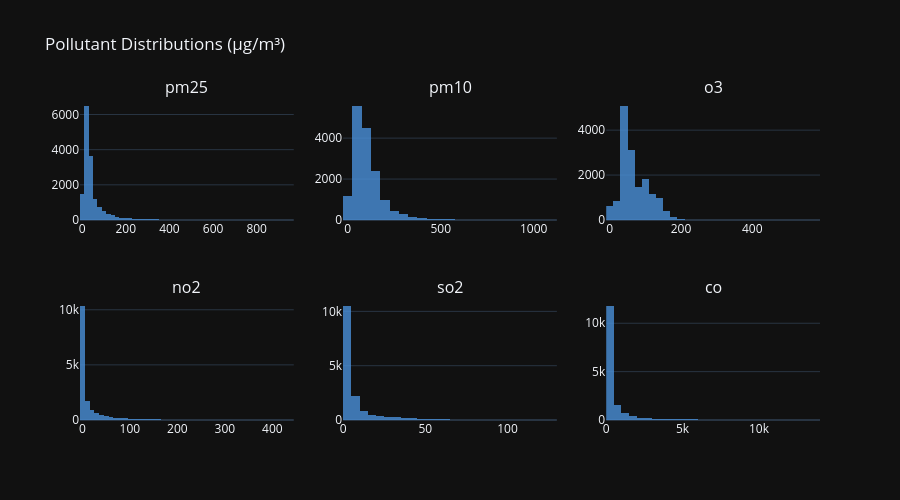

The cell this chart's notebook holds for it:
### Markdown cell above
## 9. Pollutant Distributions

### Code cell
pollutants = [c for c in ['pm25', 'pm10', 'o3', 'no2', 'so2', 'co'] if c in df.columns]
fig = make_subplots(rows=2, cols=3, subplot_titles=pollutants)
for i, p in enumerate(pollutants):
    r, c = i // 3 + 1, i % 3 + 1
    fig.add_trace(go.Histogram(x=df[p].dropna(), name=p, nbinsx=50,
                               marker_color='#4a90d9', opacity=0.8), row=r, col=c)
fig.update_layout(title='Pollutant Distributions (µg/m³)',
                  template='plotly_dark', showlegend=False, height=500)
save_plotly(fig, 'pollutant_distributions', height=500)
fig.show()
print('Note: PM2.5 and PM10 are right-skewed → log(x+1) transform is applied before training')

### Figure 1 — Plotly figure (JSON) as saved in the notebook; plotly's stock layout.template omitted (floating-point values rounded to 4 significant figures; data arrays with more than 128 entries replaced by an {"elided": "..."} marker saying what was removed)
{"data": [{"marker": {"color": "#4a90d9"}, "name": "pm25", "nbinsx": 50, "opacity": 0.8, "type": "histogram", "x": {"elided": "15777 float values"}, "xaxis": "x", "yaxis": "y"}, {"marker": {"color": "#4a90d9"}, "name": "pm10", "nbinsx": 50, "opacity": 0.8, "type": "histogram", "x": {"elided": "15777 float values"}, "xaxis": "x2", "yaxis": "y2"}, {"marker": {"color": "#4a90d9"}, "name": "o3", "nbinsx": 50, "opacity": 0.8, "type": "histogram", "x": {"elided": "15777 float values"}, "xaxis": "x3", "yaxis": "y3"}, {"marker": {"color": "#4a90d9"}, "name": "no2", "nbinsx": 50, "opacity": 0.8, "type": "histogram", "x": {"elided": "15777 float values"}, "xaxis": "x4", "yaxis": "y4"}, {"marker": {"color": "#4a90d9"}, "name": "so2", "nbinsx": 50, "opacity": 0.8, "type": "histogram", "x": {"elided": "15777 float values"}, "xaxis": "x5", "yaxis": "y5"}, {"marker": {"color": "#4a90d9"}, "name": "co", "nbinsx": 50, "opacity": 0.8, "type": "histogram", "x": {"elided": "15777 float values"}, "xaxis": "x6", "yaxis": "y6"}], "layout": {"annotations": [{"font": {"size": 16}, "showarrow": false, "text": "pm25", "x": 0.1444, "xanchor": "center", "xref": "paper", "y": 1, "yanchor": "bottom", "yref": "paper"}, {"font": {"size": 16}, "showarrow": false, "text": "pm10", "x": 0.5, "xanchor": "center", "xref": "paper", "y": 1, "yanchor": "bottom", "yref": "paper"}, {"font": {"size": 16}, "showarrow": false, "text": "o3", "x": 0.8556, "xanchor": "center", "xref": "paper", "y": 1, "yanchor": "bottom", "yref": "paper"}, {"font": {"size": 16}, "showarrow": false, "text": "no2", "x": 0.1444, "xanchor": "center", "xref": "paper", "y": 0.375, "yanchor": "bottom", "yref": "paper"}, {"font": {"size": 16}, "showarrow": false, "text": "so2", "x": 0.5, "xanchor": "center", "xref": "paper", "y": 0.375, "yanchor": "bottom", "yref": "paper"}, {"font": {"size": 16}, "showarrow": false, "text": "co", "x": 0.8556, "xanchor": "center", "xref": "paper", "y": 0.375, "yanchor": "bottom", "yref": "paper"}], "height": 500, "showlegend": false, "title": {"text": "Pollutant Distributions (µg/m³)"}, "xaxis": {"anchor": "y", "domain": [0, 0.2889]}, "xaxis2": {"anchor": "y2", "domain": [0.3556, 0.6444]}, "xaxis3": {"anchor": "y3", "domain": [0.7111, 1]}, "xaxis4": {"anchor": "y4", "domain": [0, 0.2889]}, "xaxis5": {"anchor": "y5", "domain": [0.3556, 0.6444]}, "xaxis6": {"anchor": "y6", "domain": [0.7111, 1]}, "yaxis": {"anchor": "x", "domain": [0.625, 1]}, "yaxis2": {"anchor": "x2", "domain": [0.625, 1]}, "yaxis3": {"anchor": "x3", "domain": [0.625, 1]}, "yaxis4": {"anchor": "x4", "domain": [0, 0.375]}, "yaxis5": {"anchor": "x5", "domain": [0, 0.375]}, "yaxis6": {"anchor": "x6", "domain": [0, 0.375]}}}
